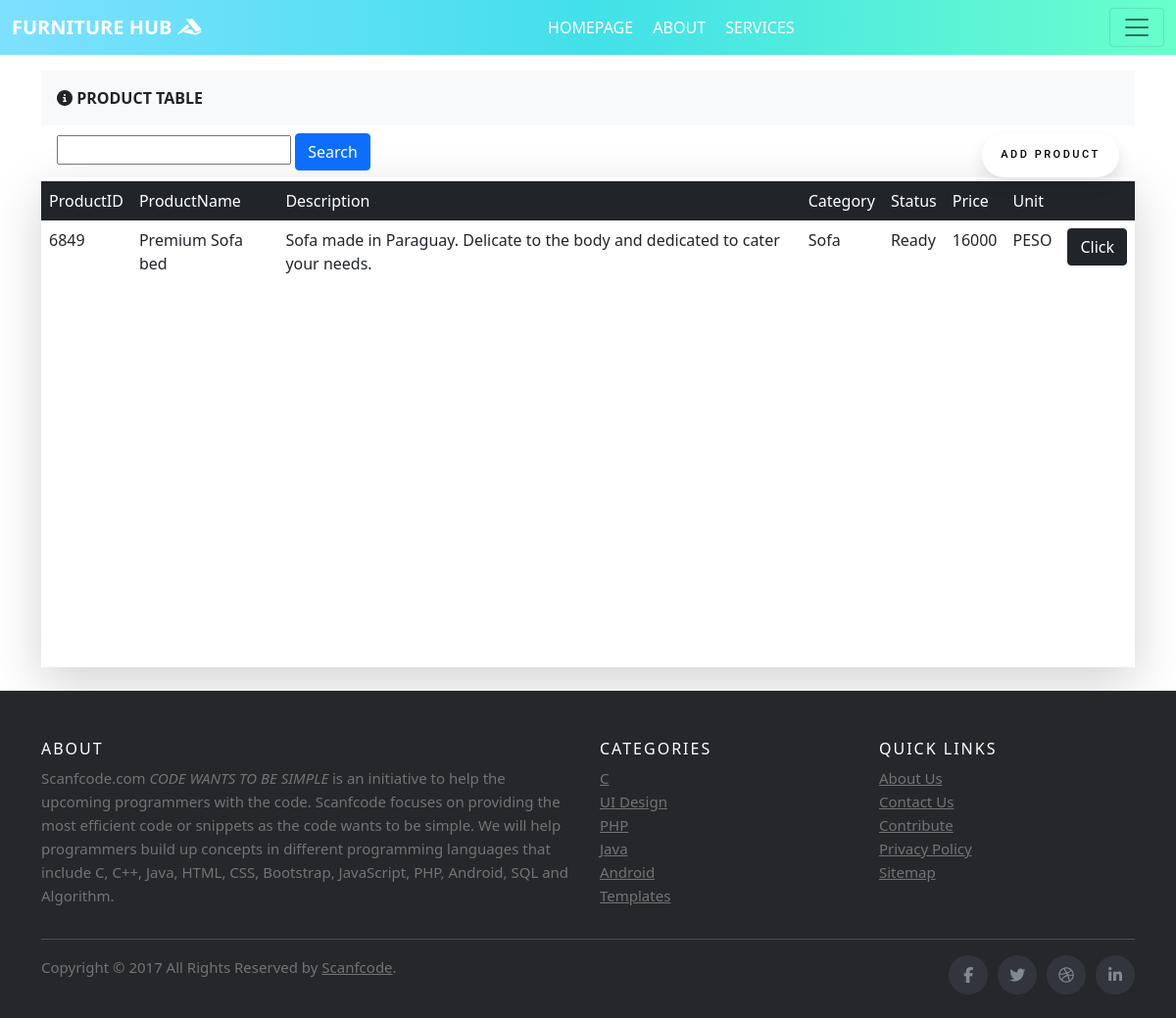
/Producttable.php, run on an earlier commit of the app's database.
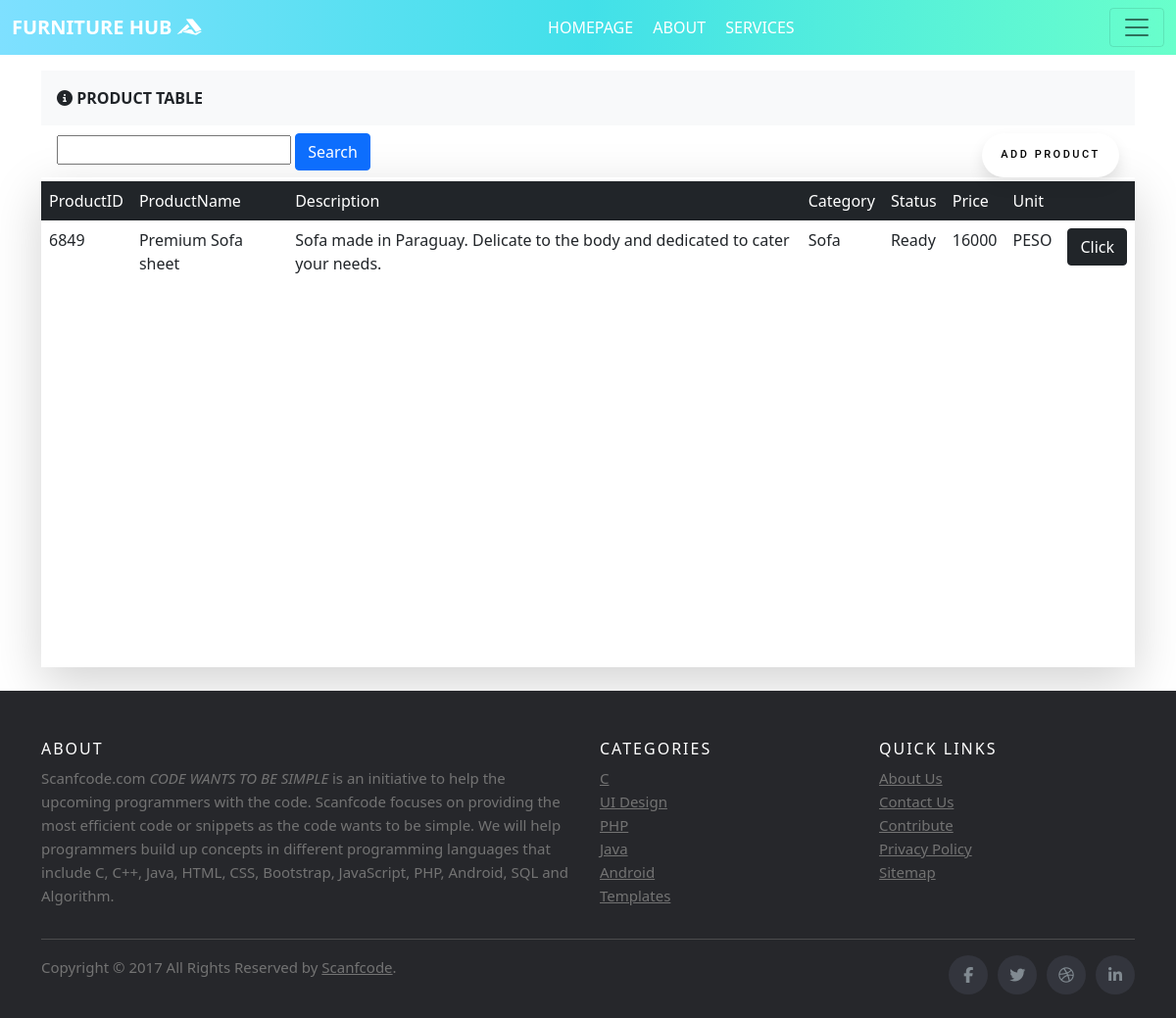
And on a later commit of the database.
### tables this page shows
CREATE TABLE `product_tbl` (
  `ProductID` bigint(20) NOT NULL,
  `ProductName` text NOT NULL,
  `Description` text NOT NULL,
  `Category` varchar(50) NOT NULL,
  `Status` varchar(20) NOT NULL,
  `Price` decimal(10,0) NOT NULL,
  `Unit` varchar(10) NOT NULL
);

### Producttable.php (the view, shortened to what this page needs)
<!DOCTYPE html>
<html>
<head>
</head>
<link href="https://cdn.jsdelivr.net/npm/bootstrap@5.1.3/dist/css/bootstrap.min.css" rel="stylesheet">
<link rel="stylesheet" href="orderstyle/orderstyle.css">
<body>
<nav class="navbar navbar-light  fixed-top " style="background: rgb(126,224,255);
background: linear-gradient(90deg, rgba(126,224,255,1) 0%, rgba(66,224,233,1) 50%, rgba(105,255,203,1) 100%);">
  <div class="container-fluid" >
  	<a class="navbar-brand fw-bold text-white" href="#">FURNITURE HUB <i class="fab fa-accusoft"></i></a>
  	<ul class="my-auto ">
       <a class="navbar-brand fs-6 text-white active" href="homepage.php">HOMEPAGE</a>
       <a class="navbar-brand fs-6 text-white" href="#">ABOUT</a>
       <a class="navbar-brand fs-6 text-white" href="#">SERVICES</a>
   </ul>
    <button class="navbar-toggler" type="button" data-bs-toggle="offcanvas" data-bs-target="#offcanvasNavbar" aria-controls="offcanvasNavbar">
      <span class="navbar-toggler-icon"></span>
    </button>
  </div>
</nav>
<br><br><br>
<div class="container">
  <div class="p-3 mb-2 bg-light fw-bold"><i class="fas fa-info-circle mr-1"></i> PRODUCT TABLE</div>
</div>
<div class="container">
<div class="d-flex " style="border: 0px solid black; ">
  <div class="me-auto mx-3">
  <nav >
   <input type="search" id = "search" class="firstname text text-box">
          <button onclick ="search()" onkeyup="search()" onchange="search()" class="btn btn-primary">Search</button>
</nav>
    </div>
      <div class="mx-3">
        <a href="product_Insert.php" style="text-decoration: none;"><div class="wrap"><button class="button">ADD PRODUCT</button></div>
          </a>
      </div>
  </div>
  <div class=" shadow-lg">
  <div id="table-wrapper ">
      <div id="table-scroll">
  <table   class="table table-hover my-1 caption-top table-borderless">
  <thead class="table-dark">
    <tr >
     <th class="fw-light">ProductID</th>
      <th class="fw-light">ProductName</th>
      <th class="fw-light">Description</th>
      <th class="fw-light">Category</th>
      <th class="fw-light">Status</th>
      <th class="fw-light">Price</th>
      <th class="fw-light">Unit</th>
      <th class="fw-light"></th>
    </tr>
  </thead>
      <tbody class="color">
               <?php
        include 'connection.php';
        $sql = "SELECT * FROM product_tbl";
        $result = $db->query($sql);
        if($result->num_rows>0){
         while($row=$result->fetch_assoc()){
          $order_id = $row["ProductID"];
          $customer_id = $row["ProductName"];
          $orderdetails_id =$row["Description"];
          $order_amt = $row["Category"];
          $order_stat = $row["Status"];
          $encoder_id = $row["Price"];
          $remarks = $row["Unit"];
           echo
          "<tr row_id='$order_id'>
            <td>$order_id</td>"
          ."<td>$customer_id</td>"
          ."<td>$orderdetails_id</td>"
          ."<td>$order_amt</td>"
          ."<td>$order_stat</td>"
          ."<td>$encoder_id</td>"
          ."<td>$remarks</td>"
           . "<td><button type='button' class='btn btn-dark'>Click</button></td>
           </tr>";
          }
          echo "</table>";
          }else{
         echo "0 results";}
        ?>
      </div>
    </div>
  </div>
  </div>
<br>
    <footer class="site-footer">
      <div class="container">
        <div class="row">
          <div class="col-sm-12 col-md-6">
            <h6>About</h6>
            <p class="text-justify">Scanfcode.com <i>CODE WANTS TO BE SIMPLE </i> is an initiative  to help the upcoming programmers with the code. Scanfcode focuses on providing the most efficient code or snippets as the code wants to be simple. We will help programmers build up concepts in different programming languages that include C, C++, Java, HTML, CSS, Bootstrap, JavaScript, PHP, Android, SQL and Algorithm.</p>
          </div>
          <div class="col-xs-6 col-md-3">
            <h6>Categories</h6>
            <ul class="footer-links">
              <li><a href="http://scanfcode.com/category/c-language/">C</a></li>
              <li><a href="http://scanfcode.com/category/front-end-development/">UI Design</a></li>
              <li><a href="http://scanfcode.com/category/back-end-development/">PHP</a></li>
              <li><a href="http://scanfcode.com/category/java-programming-language/">Java</a></li>
              <li><a href="http://scanfcode.com/category/android/">Android</a></li>
              <li><a href="http://scanfcode.com/category/templates/">Templates</a></li>
            </ul>
          </div>
          <div class="col-xs-6 col-md-3">
            <h6>Quick Links</h6>
            <ul class="footer-links">
              <li><a href="http://scanfcode.com/about/">About Us</a></li>
              <li><a href="http://scanfcode.com/contact/">Contact Us</a></li>
              <li><a href="http://scanfcode.com/contribute-at-scanfcode/">Contribute</a></li>
              <li><a href="http://scanfcode.com/privacy-policy/">Privacy Policy</a></li>
              <li><a href="http://scanfcode.com/sitemap/">Sitemap</a></li>
            </ul>
          </div>
        </div>
        <hr>
      </div>
      <div class="container">
        <div class="row">
          <div class="col-md-8 col-sm-6 col-xs-12">
            <p class="copyright-text">Copyright &copy; 2017 All Rights Reserved by
         <a href="#">Scanfcode</a>.
            </p>
          </div>
          <div class="col-md-4 col-sm-6 col-xs-12">
            <ul class="social-icons">
              <li><a class="facebook" href="#"><i class="fa fa-facebook"></i></a></li>
              <li><a class="twitter" href="#"><i class="fa fa-twitter"></i></a></li>
              <li><a class="dribbble" href="#"><i class="fa fa-dribbble"></i></a></li>
              <li><a class="linkedin" href="#"><i class="fa fa-linkedin"></i></a></li>
            </ul>
          </div>
        </div>
      </div>
</footer>
</body>
</html>

### orderstyle/orderstyle.css (style rules this page uses)
html { scroll-behavior: smooth; }
.site-footer { background-color:#26272b; padding:45px 0 20px; font-size:15px; line-height:24px; color:#737373; }
.site-footer hr { border-top-color:#bbb; opacity:0.5 }
.site-footer h6 { color:#fff; font-size:16px; text-transform:uppercase; margin-top:5px; letter-spacing:2px }
.site-footer a { color:#737373; }
.footer-links { padding-left:0; list-style:none }
.footer-links li { display:block }
.footer-links a { color:#737373 }
.site-footer .social-icons { text-align:right }
.site-footer .social-icons a { width:40px; height:40px; line-height:40px; margin-left:6px; margin-right:0; border-radius:100%; background-color:#33353d }
.copyright-text { margin:0 }
.social-icons { padding-left:0; margin-bottom:0; list-style:none }
.social-icons li { display:inline-block; margin-bottom:4px }
.social-icons a { background-color:#eceeef; color:#818a91; font-size:16px; display:inline-block; line-height:44px; width:44px; height:44px; text-align:center; margin-right:8px; border-radius:100%; -webkit-transition:all .2s linear; -o-transition:all .2s linear; transition:all .2s linear }

### Producttable.php (style rules this page uses)
table thead { background: #D91100; }
table thead tr th { color: white; pointer-events: none; }
.color td, .color th { padding: 8px; }
#table-scroll { height:500px; overflow-y:auto; overflow-x: hidden; width: auto; }
.wrap { height: 100%; display: flex; align-items: center; justify-content: center; }
.button { width: 140px; height: 45px; font-family: 'Roboto', sans-serif; font-size: 11px; text-transform: uppercase; letter-spacing: 2.5px; font-weight: 500; color: #000; background-color: #fff; border: none; border-radius: 45px; box-shadow: 0px 8px 15px rgba(0, 0, 0, 0.1); transition: all 0.3s ease 0s; cursor: pointer; outline: none; }

What changed in the data, as far as the page shows it:
changed product_tbl "Sofa made in Paraguay. Delicate to the body and dedicated to cater your needs.": ProductName "Premium Sofa bed" → "Premium Sofa sheet"
